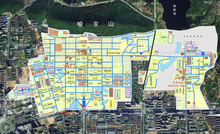
%> input picture 华科校园地图.tif, 220 x 134 px, shrunk from 3836 x 2338 before the run
$ octave --eval "result = getAdjacencyMatrix('华科校园地图.tif');"   (GNU Octave 9; MATLAB toolbox functions it lacks are replaced by stand-ins)
%> lines starting %> are read from the running program, lines starting %| are printed output that depends on the picture; in (x1, y1, x2, y2) boxes, pixels count from 0 and x2, y2 are one past the last pixel; in counts of white or black regions, pixels touching at a corner belong together; the program's own positions count from 1
function adjacencyMatrix = getAdjacencyMatrix(imagePath)
%> called with imagePath = '华科校园地图.tif'

    imageData = imread(imagePath);
%> imageData is the input picture: size 134x220x3 uint8; mean R, G, B 130.5, 141.5, 128.9
    grayImage = rgb2gray(imageData);
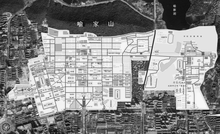
%> grayImage: size 134x220 uint8; min 3, max 255, mean 136.8

    % 对灰度图像进行阈值分割
    threshold = graythresh(grayImage);
%> threshold = 0.541
    binaryImage = imbinarize(grayImage, threshold);
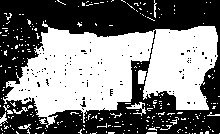
%> binaryImage: size 134x220 logical; 48.9% white; 264 white regions (252 under 20 px), largest, box (x1, y1, x2, y2) and area: (3, 21, 218, 128) 13109, (138, 70, 147, 84) 96, (126, 102, 146, 116) 96

    % 对二值图像进行连通区域分析
    labeledImage = bwlabel(binaryImage,4);
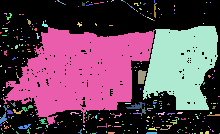
%> labeledImage: size 134x220 double; 345 distinct labels, from 0 to 344; one colour per label, 0 black

    % 获取连通区域数量
     numRegions = max(labeledImage(:));  % 获取连通区域的数量
%> numRegions = 344

    % 创建一个二值矩阵用于记录邻接关系
    adjacencyMatrix = zeros(numRegions, numRegions);
%> adjacencyMatrix: size 344x344 double; every value is 0

     % 遍历图像的每个像素
    [rows, cols] = size(labeledImage);
%> rows = 134; cols = 220
    for row = 1:rows
        for col = 1:cols
            currentLabel = labeledImage(row, col);
            % 遍历标记为 0 的像素
            if currentLabel == 0
                neighbors = getNeighborPixels(row, col,labeledImage);  % 获取相邻像素的位置

               s=size(neighbors);
               if s(1)==0 || s(1)==1

               else
                   for i=1 : s(1)
                       for j= i+1:s(1)
                           n1=neighbors(i)
                           n2=neighbors(j)
                          adjacencyMatrix(neighbors(i),neighbors(j))=1;
                          adjacencyMatrix(neighbors(j),neighbors(i))=1;
                       end
                   end
               end
            end
        end
    end
end


function neighbors = getNeighborPixels(row, col,labeledImage)


    % 定义4邻域的相对偏移
    offsets = [-1 0; 1 0; 0 -1; 0 1;-2 0;2 0;0 -2;0 2; -3 0 ;3 0;0 -3 ;0 3];

    % 计算相邻像素的坐标
    neighborPixels = bsxfun(@plus, offsets, [row col]);

    % 获取相邻像素的标签值
%> (the run ends here)
